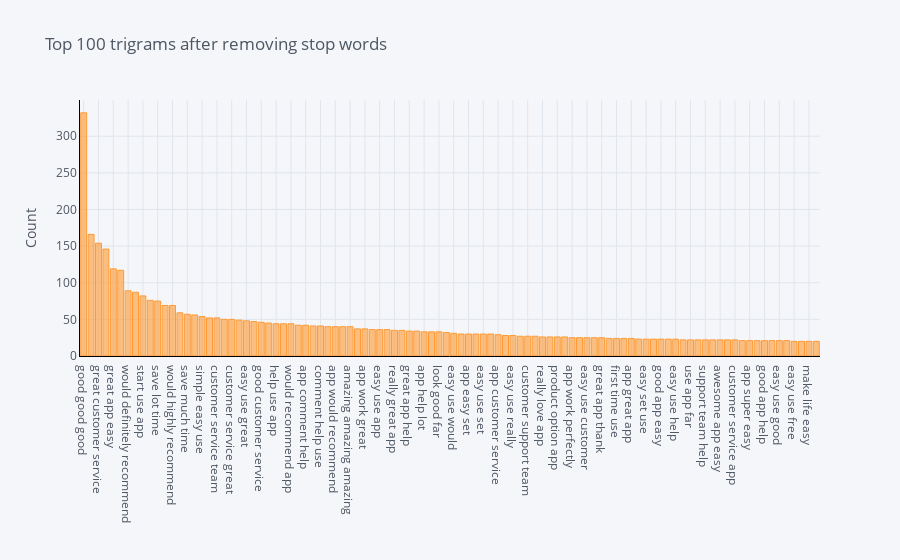

Source (notebook cell):
### Code cell
plot_model(plot = 'trigram')

### Figure 1 — Plotly figure (JSON) as saved in the notebook; plotly's stock layout.template omitted (floating-point values rounded to 4 significant figures)
{"data": [{"marker": {"color": "rgba(255, 153, 51, 0.6)", "line": {"color": "rgba(255, 153, 51, 1.0)", "width": 1}}, "name": "count", "orientation": "v", "text": "", "type": "bar", "x": ["good good good", "use app help", "great customer service", "app easy use", "great app easy", "highly recommend app", "would definitely recommend", "super easy use", "start use app", "great great great", "save lot time", "great app great", "would highly recommend", "really easy use", "save much time", "keep good work", "simple easy use", "great app use", "customer service team", "nice nice nice", "customer service great", "app highly recommend", "easy use great", "app easy install", "good customer service", "great app work", "help use app", "use app comment", "would recommend app", "definitely recommend app", "app comment help", "great customer support", "comment help use", "work really well", "app would recommend", "great easy use", "amazing amazing amazing", "good app ever", "app work great", "really good app", "easy use app", "amazing customer service", "really great app", "great app love", "great app help", "excellent customer service", "app help lot", "app really help", "look good far", "good easy use", "easy use would", "app work well", "app easy set", "really easy set", "easy use set", "great app really", "app customer service", "app far good", "easy use really", "easy install use", "customer support team", "use app add", "really love app", "easy use easy", "product option app", "easy use work", "app work perfectly", "save time money", "easy use customer", "great support team", "great app thank", "customer service always", "first time use", "great app simple", "app great app", "service highly recommend", "easy set use", "easy use thank", "good app easy", "great app make", "easy use help", "far good easy", "use app far", "thank great app", "support team help", "customer service quick", "awesome app easy", "great app free", "customer service app", "customer service really", "app super easy", "customer service excellent", "good app help", "customer service amazing", "easy use good", "cool cool cool", "easy use free", "nice easy use", "make life easy", "seem work well"], "y": [332, 166, 154, 146, 119, 117, 89, 87, 82, 76, 75, 69, 69, 59, 57, 56, 54, 52, 52, 50, 50, 49, 48, 47, 46, 45, 44, 44, 44, 42, 42, 41, 41, 40, 40, 40, 40, 37, 37, 36, 36, 36, 35, 35, 34, 34, 33, 33, 33, 32, 31, 30, 30, 30, 30, 30, 29, 28, 28, 27, 27, 27, 26, 26, 26, 26, 25, 25, 25, 25, 25, 24, 24, 24, 24, 23, 23, 23, 23, 23, 23, 22, 22, 22, 22, 22, 22, 22, 22, 21, 21, 21, 21, 21, 21, 21, 20, 20, 20, 20]}], "layout": {"legend": {"bgcolor": "#F5F6F9", "font": {"color": "#4D5663"}}, "paper_bgcolor": "#F5F6F9", "plot_bgcolor": "#F5F6F9", "title": {"font": {"color": "#4D5663"}, "text": "Top 100 trigrams after removing stop words"}, "xaxis": {"gridcolor": "#E1E5ED", "linecolor": "black", "showgrid": true, "tickfont": {"color": "#4D5663"}, "title": {"font": {"color": "#4D5663"}, "text": ""}, "zerolinecolor": "#E1E5ED"}, "yaxis": {"gridcolor": "#E1E5ED", "linecolor": "black", "showgrid": true, "tickfont": {"color": "#4D5663"}, "title": {"font": {"color": "#4D5663"}, "text": "Count"}, "zerolinecolor": "#E1E5ED"}}}
